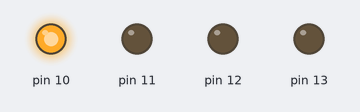
The sketch below on a simulated Arduino Uno, built with avr-gcc and run on an emulated ATmega328P. Parts: output pins drawn as LEDs (lit = HIGH).

Above: at 0.5 s.
At 2.5 s:
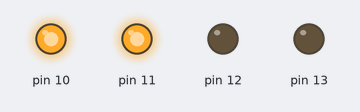
At 4.5 s:
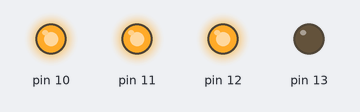
At 10.5 s:
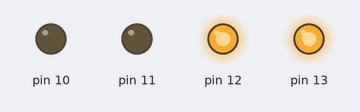
At 14.5 s:
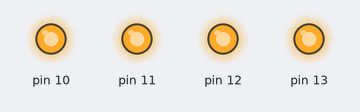
At 19.5 s:
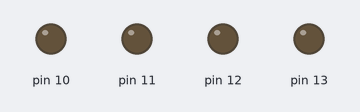
Timing chart, 0 to 20.8 s (numbered marks = the images above):
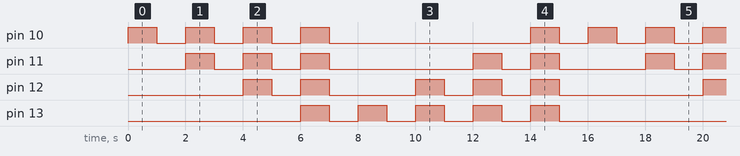

Measured:
- by itself, pin 10: repeats every 16.0 s: 3 × (LOW 1.0 s, HIGH 1.0 s), LOW 7.0 s, HIGH 1.0 s, LOW 1.0 s, HIGH 1.0 s
- by itself, pin 11: repeats every 16.0 s: 2 × (LOW 1.0 s, HIGH 1.0 s), LOW 5.0 s, HIGH 1.0 s, LOW 1.0 s, HIGH 1.0 s, LOW 3.0 s, HIGH 1.0 s
- by itself, pin 12: repeats every 16.0 s: LOW 1.0 s, HIGH 1.0 s, LOW 3.0 s, 2 × (HIGH 1.0 s, LOW 1.0 s), HIGH 1.0 s, LOW 5.0 s, HIGH 1.0 s
- by itself, pin 13: repeats every 16.0 s: 4 × (LOW 1.0 s, HIGH 1.0 s), LOW 7.0 s, HIGH 1.0 s

The sketch:

led_blinks_3.ino
```cpp
void setup() {
pinMode(10,OUTPUT);
pinMode(11,OUTPUT);
pinMode(12,OUTPUT);
pinMode(13,OUTPUT);
}

void loop() {
  digitalWrite(10,HIGH);
  delay(1000);
  digitalWrite(10,LOW);
  delay(1000);
  digitalWrite(10,HIGH);
  digitalWrite(11,HIGH);
delay(1000);
 digitalWrite(10,LOW);
 digitalWrite(11,LOW);
delay(1000);
 digitalWrite(10,HIGH);
 digitalWrite(11,HIGH);
 digitalWrite(12,HIGH);
delay(1000);
 digitalWrite(10,LOW);
 digitalWrite(11,LOW);
 digitalWrite(12,LOW);
delay(1000);
 digitalWrite(10,HIGH);
 digitalWrite(11,HIGH);
 digitalWrite(12,HIGH);
 digitalWrite(13,HIGH);
delay(1000);
 digitalWrite(10,LOW);
 digitalWrite(11,LOW);
 digitalWrite(12,LOW);
 digitalWrite(13,LOW);
 delay(1000);

 digitalWrite(13,HIGH);
  delay(1000);
  digitalWrite(13,LOW);
  delay(1000);
  digitalWrite(13,HIGH);
  digitalWrite(12,HIGH);
delay(1000);
 digitalWrite(13,LOW);
 digitalWrite(12,LOW);
delay(1000);
 digitalWrite(13,HIGH);
 digitalWrite(12,HIGH);
 digitalWrite(11,HIGH);
delay(1000);
 digitalWrite(13,LOW);
 digitalWrite(12,LOW);
 digitalWrite(11,LOW);
delay(1000);
 digitalWrite(13,HIGH);
 digitalWrite(12,HIGH);
 digitalWrite(11,HIGH);
 digitalWrite(10,HIGH);
delay(1000);
 digitalWrite(13,LOW);
 digitalWrite(12,LOW);
 digitalWrite(11,LOW);
 digitalWrite(10,LOW);
 delay(1000);

}
```
